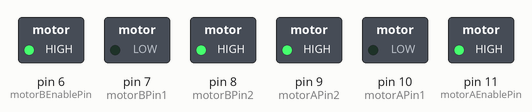
The sketch below on a simulated Arduino Uno, built with avr-gcc and run on an emulated ATmega328P. Shown: switched loads named in the sketch (green lamp = pin HIGH).

Above: at 0.1 s.
Timing chart, 0 to 1.6 s (numbered marks = the images above):
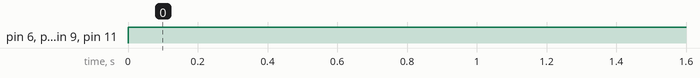

Measured:
- by itself, pin 6 (motorBEnablePin), pin 8 (motorBPin2), pin 9 (motorAPin2), pin 11 (motorAEnablePin): LOW → HIGH at 0.00 s

The sketch:

sketch_aug10a.ino
```cpp
#include <SPI.h>

//left = A
//right = B


// Define motor control pins for Motor A
const int motorAEnablePin = 11;   // Enable pin for Motor A
const int motorAPin1 = 10;       // Control pin 1 for Motor A
const int motorAPin2 = 9;       // Control pin 2 for Motor A

// Define motor control pins for Motor B
const int motorBEnablePin = 6;   // Enable pin for Motor B
const int motorBPin1 = 7;        // Control pin 1 for Motor B
const int motorBPin2 = 8;        // Control pin 2 for Motor B

void setup() {
  // Set the motor control pins as outputs for Motor A
  pinMode(motorAEnablePin, OUTPUT);
  pinMode(motorAPin1, OUTPUT);
  pinMode(motorAPin2, OUTPUT);

  // Set the motor control pins as outputs for Motor B
  pinMode(motorBEnablePin, OUTPUT);
  pinMode(motorBPin1, OUTPUT);
  pinMode(motorBPin2, OUTPUT);

  // Initialize motors to stop
  Serial.begin(115200);
  digitalWrite(motorAEnablePin, LOW);
  digitalWrite(motorAPin1, LOW);
  digitalWrite(motorAPin2, LOW);
  digitalWrite(motorBEnablePin, LOW);
  digitalWrite(motorBPin1, LOW);
  digitalWrite(motorBPin2, LOW);
}

void Left(int);
void Right(int);
void Forward(int);
void Back(int);

void loop() {
  //10 seconds
  Forward(10000);
}

void Left(int time = 1000)
{
  // Move Motor A backward and Motor B forward
  digitalWrite(motorAEnablePin, HIGH); // Enable Motor A
  digitalWrite(motorAPin1, LOW);      // Set direction
  digitalWrite(motorAPin2, HIGH);

  digitalWrite(motorBEnablePin, LOW); // Enable Motor B
  digitalWrite(motorBPin1, HIGH);     // Set direction
  digitalWrite(motorBPin2, LOW);
  delay(time);
}

void Right(int time = 1000)
{
  // Move Motor A forward and Motor B backward
  digitalWrite(motorAEnablePin, LOW); // Enable Motor A
  digitalWrite(motorAPin1, HIGH);     // Set direction
  digitalWrite(motorAPin2, LOW);

  digitalWrite(motorBEnablePin, HIGH); // Enable Motor B
  digitalWrite(motorBPin1, LOW);      // Set direction
  digitalWrite(motorBPin2, HIGH);
  delay(time);
}

void Forward(int time = 1000)
{
  digitalWrite(motorAEnablePin, HIGH); // Enable Motor A
  digitalWrite(motorAPin1, LOW);      // Set direction
  digitalWrite(motorAPin2, HIGH);

  digitalWrite(motorBEnablePin, HIGH); // Enable Motor B
  digitalWrite(motorBPin1, LOW);     // Set direction
  digitalWrite(motorBPin2, HIGH);
  delay(time);
}

void Back(int time = 1000)
{
  digitalWrite(motorAEnablePin, HIGH); // Enable Motor A
  digitalWrite(motorAPin1, HIGH);      // Set direction
  digitalWrite(motorAPin2, LOW);

  digitalWrite(motorBEnablePin, HIGH); // Enable Motor B
  digitalWrite(motorBPin1, HIGH);     // Set direction
  digitalWrite(motorBPin2, LOW);
  delay(time);
}

void Stop(int time = 1000)
{
  digitalWrite(motorAEnablePin, LOW); // Disable Motor A
  digitalWrite(motorBEnablePin, LOW); // Disable Motor B
  delay(time);
}
```
